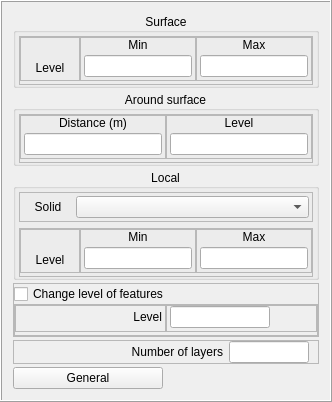
             <widget class="QFrame" name="frame_MeshSurface">
              <property name="frameShape">
               <enum>QFrame::Box</enum>
              </property>
              <property name="frameShadow">
               <enum>QFrame::Raised</enum>
              </property>
              <layout class="QVBoxLayout" name="verticalLayout_58">
               <property name="spacing">
                <number>3</number>
               </property>
               <item>
                <widget class="QGroupBox" name="groupBox">
                 <property name="title">
                  <string>Surface</string>
                 </property>
                 <property name="alignment">
                  <set>Qt::AlignCenter</set>
                 </property>
                 <property name="flat">
                  <bool>false</bool>
                 </property>
                 <layout class="QVBoxLayout" name="verticalLayout_80">
                  <property name="leftMargin">
                   <number>3</number>
                  </property>
                  <property name="topMargin">
                   <number>3</number>
                  </property>
                  <property name="rightMargin">
                   <number>3</number>
                  </property>
                  <property name="bottomMargin">
                   <number>0</number>
                  </property>
                  <item>
                   <widget class="QFrame" name="frame_88">
                    <property name="frameShape">
                     <enum>QFrame::StyledPanel</enum>
                    </property>
                    <property name="frameShadow">
                     <enum>QFrame::Raised</enum>
                    </property>
                    <layout class="QHBoxLayout" name="horizontalLayout_25">
                     <property name="spacing">
                      <number>0</number>
                     </property>
                     <property name="leftMargin">
                      <number>0</number>
                     </property>
                     <property name="topMargin">
                      <number>0</number>
                     </property>
                     <property name="rightMargin">
                      <number>0</number>
                     </property>
                     <property name="bottomMargin">
                      <number>3</number>
                     </property>
                     <item>
                      <widget class="QFrame" name="frame_89">
                       <property name="minimumSize">
                        <size>
                         <width>60</width>
                         <height>0</height>
                        </size>
                       </property>
                       <property name="frameShape">
                        <enum>QFrame::StyledPanel</enum>
                       </property>
                       <property name="frameShadow">
                        <enum>QFrame::Raised</enum>
                       </property>
                       <layout class="QVBoxLayout" name="verticalLayout_77">
                        <property name="spacing">
                         <number>3</number>
                        </property>
                        <property name="leftMargin">
                         <number>3</number>
                        </property>
                        <property name="topMargin">
                         <number>0</number>
                        </property>
                        <property name="rightMargin">
                         <number>3</number>
                        </property>
                        <property name="bottomMargin">
                         <number>3</number>
                        </property>
                        <item>
                         <widget class="QLabel" name="label_57">
                          <property name="text">
                           <string/>
                          </property>
                         </widget>
                        </item>
                        <item>
                         <widget class="QLabel" name="label_43">
                          <property name="text">
                           <string>Level</string>
                          </property>
                          <property name="alignment">
                           <set>Qt::AlignCenter</set>
                          </property>
                         </widget>
                        </item>
                       </layout>
                      </widget>
                     </item>
                     <item>
                      <widget class="QFrame" name="frame_91">
                       <property name="frameShape">
                        <enum>QFrame::StyledPanel</enum>
                       </property>
                       <property name="frameShadow">
                        <enum>QFrame::Raised</enum>
                       </property>
                       <layout class="QVBoxLayout" name="verticalLayout_78">
                        <property name="spacing">
                         <number>3</number>
                        </property>
                        <property name="leftMargin">
                         <number>3</number>
                        </property>
                        <property name="topMargin">
                         <number>0</number>
                        </property>
                        <property name="rightMargin">
                         <number>3</number>
                        </property>
                        <property name="bottomMargin">
                         <number>3</number>
                        </property>
                        <item>
                         <widget class="QLabel" name="label_44">
                          <property name="text">
                           <string>Min</string>
                          </property>
                          <property name="alignment">
                           <set>Qt::AlignCenter</set>
                          </property>
                         </widget>
                        </item>
                        <item>
                         <widget class="QLineEdit" name="txt_Level_Min_Surface_Refine"/>
                        </item>
                       </layout>
                      </widget>
                     </item>
                     <item>
                      <widget class="QFrame" name="frame_92">
                       <property name="frameShape">
                        <enum>QFrame::StyledPanel</enum>
                       </property>
                       <property name="frameShadow">
                        <enum>QFrame::Raised</enum>
                       </property>
                       <layout class="QVBoxLayout" name="verticalLayout_79">
                        <property name="spacing">
                         <number>3</number>
                        </property>
                        <property name="leftMargin">
                         <number>3</number>
                        </property>
                        <property name="topMargin">
                         <number>0</number>
                        </property>
                        <property name="rightMargin">
                         <number>3</number>
                        </property>
                        <property name="bottomMargin">
                         <number>3</number>
                        </property>
                        <item>
                         <widget class="QLabel" name="label_45">
                          <property name="text">
                           <string>Max</string>
                          </property>
                          <property name="alignment">
                           <set>Qt::AlignCenter</set>
                          </property>
                         </widget>
                        </item>
                        <item>
                         <widget class="QLineEdit" name="txt_Level_Max_Surface_Refine"/>
                        </item>
                       </layout>
                      </widget>
                     </item>
                    </layout>
                   </widget>
                  </item>
                 </layout>
                </widget>
               </item>
               <item>
                <widget class="QGroupBox" name="groupBox_MeshSurfaceAround">
                 <property name="title">
                  <string>Around surface</string>
                 </property>
                 <property name="alignment">
                  <set>Qt::AlignCenter</set>
                 </property>
                 <property name="flat">
                  <bool>false</bool>
                 </property>
                 <layout class="QVBoxLayout" name="verticalLayout_81">
                  <property name="leftMargin">
                   <number>3</number>
                  </property>
                  <property name="topMargin">
                   <number>3</number>
                  </property>
                  <property name="rightMargin">
                   <number>3</number>
                  </property>
                  <property name="bottomMargin">
                   <number>0</number>
                  </property>
                  <item>
                   <widget class="QFrame" name="frame_93">
                    <property name="frameShape">
                     <enum>QFrame::StyledPanel</enum>
                    </property>
                    <property name="frameShadow">
                     <enum>QFrame::Raised</enum>
                    </property>
                    <layout class="QHBoxLayout" name="horizontalLayout_26">
                     <property name="spacing">
                      <number>0</number>
                     </property>
                     <property name="leftMargin">
                      <number>0</number>
                     </property>
                     <property name="topMargin">
                      <number>0</number>
                     </property>
                     <property name="rightMargin">
                      <number>0</number>
                     </property>
                     <property name="bottomMargin">
                      <number>3</number>
                     </property>
                     <item>
                      <widget class="QFrame" name="frame_95">
                       <property name="frameShape">
                        <enum>QFrame::StyledPanel</enum>
                       </property>
                       <property name="frameShadow">
                        <enum>QFrame::Raised</enum>
                       </property>
                       <layout class="QVBoxLayout" name="verticalLayout_83">
                        <property name="spacing">
                         <number>3</number>
                        </property>
                        <property name="leftMargin">
                         <number>3</number>
                        </property>
                        <property name="topMargin">
                         <number>0</number>
                        </property>
                        <property name="rightMargin">
                         <number>3</number>
                        </property>
                        <property name="bottomMargin">
                         <number>3</number>
                        </property>
                        <item>
                         <widget class="QLabel" name="label_47">
                          <property name="text">
                           <string>Distance (m)</string>
                          </property>
                          <property name="alignment">
                           <set>Qt::AlignCenter</set>
                          </property>
                         </widget>
                        </item>
                        <item>
                         <widget class="QLineEdit" name="txt_Distance_Surface"/>
                        </item>
                       </layout>
                      </widget>
                     </item>
                     <item>
                      <widget class="QFrame" name="frame_96">
                       <property name="frameShape">
                        <enum>QFrame::StyledPanel</enum>
                       </property>
                       <property name="frameShadow">
                        <enum>QFrame::Raised</enum>
                       </property>
                       <layout class="QVBoxLayout" name="verticalLayout_84">
                        <property name="spacing">
                         <number>3</number>
                        </property>
                        <property name="leftMargin">
                         <number>3</number>
                        </property>
                        <property name="topMargin">
                         <number>0</number>
                        </property>
                        <property name="rightMargin">
                         <number>3</number>
                        </property>
                        <property name="bottomMargin">
                         <number>3</number>
                        </property>
                        <item>
                         <widget class="QLabel" name="label_48">
                          <property name="text">
                           <string>Level</string>
                          </property>
                          <property name="alignment">
                           <set>Qt::AlignCenter</set>
                          </property>
                         </widget>
                        </item>
                        <item>
                         <widget class="QLineEdit" name="txt_Level_Surface"/>
                        </item>
                       </layout>
                      </widget>
                     </item>
                    </layout>
                   </widget>
                  </item>
                 </layout>
                </widget>
               </item>
               <item>
                <widget class="QGroupBox" name="groupBox_MeshSurfaceRegion">
                 <property name="title">
                  <string>Local</string>
                 </property>
                 <property name="alignment">
                  <set>Qt::AlignCenter</set>
                 </property>
                 <layout class="QVBoxLayout" name="verticalLayout_32">
                  <property name="leftMargin">
                   <number>3</number>
                  </property>
                  <property name="topMargin">
                   <number>3</number>
                  </property>
                  <property name="rightMargin">
                   <number>3</number>
                  </property>
                  <property name="bottomMargin">
                   <number>0</number>
                  </property>
                  <item>
                   <widget class="QFrame" name="frame_15">
                    <property name="frameShape">
                     <enum>QFrame::StyledPanel</enum>
                    </property>
                    <property name="frameShadow">
                     <enum>QFrame::Raised</enum>
                    </property>
                    <layout class="QHBoxLayout" name="horizontalLayout_19">
                     <property name="spacing">
                      <number>3</number>
                     </property>
                     <property name="margin">
                      <number>3</number>
                     </property>
                     <item>
                      <widget class="QLabel" name="label_7">
                       <property name="maximumSize">
                        <size>
                         <width>50</width>
                         <height>16777215</height>
                        </size>
                       </property>
                       <property name="text">
                        <string>Solid</string>
                       </property>
                       <property name="alignment">
                        <set>Qt::AlignCenter</set>
                       </property>
                      </widget>
                     </item>
                     <item>
                      <widget class="QComboBox" name="cb_Regions"/>
                     </item>
                    </layout>
                   </widget>
                  </item>
                  <item>
                   <widget class="QFrame" name="frame_90">
                    <property name="frameShape">
                     <enum>QFrame::StyledPanel</enum>
                    </property>
                    <property name="frameShadow">
                     <enum>QFrame::Raised</enum>
                    </property>
                    <layout class="QHBoxLayout" name="horizontalLayout_30">
                     <property name="spacing">
                      <number>0</number>
                     </property>
                     <property name="leftMargin">
                      <number>0</number>
                     </property>
                     <property name="topMargin">
                      <number>0</number>
                     </property>
                     <property name="rightMargin">
                      <number>0</number>
                     </property>
                     <property name="bottomMargin">
                      <number>3</number>
                     </property>
                     <item>
                      <widget class="QFrame" name="frame_97">
                       <property name="minimumSize">
                        <size>
                         <width>60</width>
                         <height>0</height>
                        </size>
                       </property>
                       <property name="frameShape">
                        <enum>QFrame::StyledPanel</enum>
                       </property>
                       <property name="frameShadow">
                        <enum>QFrame::Raised</enum>
                       </property>
                       <layout class="QVBoxLayout" name="verticalLayout_82">
                        <property name="spacing">
                         <number>3</number>
                        </property>
                        <property name="leftMargin">
                         <number>3</number>
                        </property>
                        <property name="topMargin">
                         <number>0</number>
                        </property>
                        <property name="rightMargin">
                         <number>3</number>
                        </property>
                        <property name="bottomMargin">
                         <number>3</number>
                        </property>
                        <item>
                         <widget class="QLabel" name="label_56">
                          <property name="text">
                           <string/>
                          </property>
                         </widget>
                        </item>
                        <item>
                         <widget class="QLabel" name="label_52">
                          <property name="text">
                           <string>Level</string>
                          </property>
                          <property name="alignment">
                           <set>Qt::AlignCenter</set>
                          </property>
                         </widget>
                        </item>
                       </layout>
                      </widget>
                     </item>
                     <item>
                      <widget class="QFrame" name="frame_98">
                       <property name="frameShape">
                        <enum>QFrame::StyledPanel</enum>
                       </property>
                       <property name="frameShadow">
                        <enum>QFrame::Raised</enum>
                       </property>
                       <layout class="QVBoxLayout" name="verticalLayout_85">
                        <property name="spacing">
                         <number>3</number>
                        </property>
                        <property name="leftMargin">
                         <number>3</number>
                        </property>
                        <property name="topMargin">
                         <number>0</number>
                        </property>
                        <property name="rightMargin">
                         <number>3</number>
                        </property>
                        <property name="bottomMargin">
                         <number>3</number>
                        </property>
                        <item>
                         <widget class="QLabel" name="label_53">
                          <property name="text">
                           <string>Min</string>
                          </property>
                          <property name="alignment">
                           <set>Qt::AlignCenter</set>
                          </property>
                         </widget>
                        </item>
                        <item>
                         <widget class="QLineEdit" name="txt_Level_Min_Surface_Refine_STL"/>
                        </item>
                       </layout>
                      </widget>
                     </item>
                     <item>
                      <widget class="QFrame" name="frame_99">
                       <property name="frameShape">
                        <enum>QFrame::StyledPanel</enum>
                       </property>
                       <property name="frameShadow">
                        <enum>QFrame::Raised</enum>
                       </property>
                       <layout class="QVBoxLayout" name="verticalLayout_86">
                        <property name="spacing">
                         <number>3</number>
                        </property>
                        <property name="leftMargin">
                         <number>3</number>
                        </property>
                        <property name="topMargin">
                         <number>0</number>
                        </property>
                        <property name="rightMargin">
                         <number>3</number>
                        </property>
                        <property name="bottomMargin">
                         <number>3</number>
                        </property>
                        <item>
                         <widget class="QLabel" name="label_54">
                          <property name="text">
                           <string>Max</string>
                          </property>
                          <property name="alignment">
                           <set>Qt::AlignCenter</set>
                          </property>
                         </widget>
                        </item>
                        <item>
                         <widget class="QLineEdit" name="txt_Level_Max_Surface_Refine_STL"/>
                        </item>
                       </layout>
                      </widget>
                     </item>
                    </layout>
                   </widget>
                  </item>
                 </layout>
                </widget>
               </item>
               <item>
                <widget class="QFrame" name="frame_MeshSurfaceFeaturesCB">
                 <property name="frameShape">
                  <enum>QFrame::StyledPanel</enum>
                 </property>
                 <property name="frameShadow">
                  <enum>QFrame::Raised</enum>
                 </property>
                 <layout class="QVBoxLayout" name="verticalLayout_87">
                  <property name="spacing">
                   <number>0</number>
                  </property>
                  <property name="margin">
                   <number>0</number>
                  </property>
                  <item>
                   <widget class="QCheckBox" name="ckb_MeshSurfaceFeatures">
                    <property name="text">
                     <string>Change level of features</string>
                    </property>
                   </widget>
                  </item>
                  <item>
                   <widget class="QFrame" name="frame_MeshSurfaceFeatures">
                    <property name="frameShape">
                     <enum>QFrame::StyledPanel</enum>
                    </property>
                    <property name="frameShadow">
                     <enum>QFrame::Raised</enum>
                    </property>
                    <layout class="QHBoxLayout" name="horizontalLayout_31">
                     <property name="spacing">
                      <number>0</number>
                     </property>
                     <property name="leftMargin">
                      <number>0</number>
                     </property>
                     <property name="topMargin">
                      <number>0</number>
                     </property>
                     <property name="rightMargin">
                      <number>0</number>
                     </property>
                     <property name="bottomMargin">
                      <number>3</number>
                     </property>
                     <item>
                      <widget class="QFrame" name="frame_101">
                       <property name="minimumSize">
                        <size>
                         <width>60</width>
                         <height>0</height>
                        </size>
                       </property>
                       <property name="frameShape">
                        <enum>QFrame::StyledPanel</enum>
                       </property>
                       <property name="frameShadow">
                        <enum>QFrame::Raised</enum>
                       </property>
                       <layout class="QVBoxLayout" name="verticalLayout_88">
                        <property name="spacing">
                         <number>3</number>
                        </property>
                        <property name="leftMargin">
                         <number>3</number>
                        </property>
                        <property name="topMargin">
                         <number>0</number>
                        </property>
                        <property name="rightMargin">
                         <number>3</number>
                        </property>
                        <property name="bottomMargin">
                         <number>3</number>
                        </property>
                        <item>
                         <widget class="QLabel" name="label_59">
                          <property name="sizePolicy">
                           <sizepolicy hsizetype="Preferred" vsizetype="Expanding">
                            <horstretch>0</horstretch>
                            <verstretch>0</verstretch>
                           </sizepolicy>
                          </property>
                          <property name="text">
                           <string>Level</string>
                          </property>
                          <property name="alignment">
                           <set>Qt::AlignRight|Qt::AlignTrailing|Qt::AlignVCenter</set>
                          </property>
                         </widget>
                        </item>
                       </layout>
                      </widget>
                     </item>
                     <item>
                      <widget class="QFrame" name="frame_103">
                       <property name="frameShape">
                        <enum>QFrame::StyledPanel</enum>
                       </property>
                       <property name="frameShadow">
                        <enum>QFrame::Raised</enum>
                       </property>
                       <layout class="QVBoxLayout" name="verticalLayout_90">
                        <property name="spacing">
                         <number>3</number>
                        </property>
                        <property name="leftMargin">
                         <number>3</number>
                        </property>
                        <property name="topMargin">
                         <number>0</number>
                        </property>
                        <property name="rightMargin">
                         <number>3</number>
                        </property>
                        <property name="bottomMargin">
                         <number>3</number>
                        </property>
                        <item>
                         <widget class="QLineEdit" name="txt_Level_Max_Surface_Refine_STL_2">
                          <property name="sizePolicy">
                           <sizepolicy hsizetype="Preferred" vsizetype="Fixed">
                            <horstretch>0</horstretch>
                            <verstretch>0</verstretch>
                           </sizepolicy>
                          </property>
                          <property name="maximumSize">
                           <size>
                            <width>100</width>
                            <height>16777215</height>
                           </size>
                          </property>
                         </widget>
                        </item>
                       </layout>
                      </widget>
                     </item>
                    </layout>
                   </widget>
                  </item>
                 </layout>
                </widget>
               </item>
               <item>
                <widget class="QFrame" name="frame_94">
                 <property name="frameShape">
                  <enum>QFrame::StyledPanel</enum>
                 </property>
                 <property name="frameShadow">
                  <enum>QFrame::Raised</enum>
                 </property>
                 <layout class="QHBoxLayout" name="horizontalLayout_27">
                  <property name="spacing">
                   <number>6</number>
                  </property>
                  <property name="leftMargin">
                   <number>0</number>
                  </property>
                  <property name="topMargin">
                   <number>0</number>
                  </property>
                  <property name="rightMargin">
                   <number>9</number>
                  </property>
                  <property name="bottomMargin">
                   <number>0</number>
                  </property>
                  <item>
                   <widget class="QLabel" name="label_46">
                    <property name="sizePolicy">
                     <sizepolicy hsizetype="Expanding" vsizetype="Preferred">
                      <horstretch>0</horstretch>
                      <verstretch>0</verstretch>
                     </sizepolicy>
                    </property>
                    <property name="text">
                     <string>Number of layers</string>
                    </property>
                    <property name="alignment">
                     <set>Qt::AlignRight|Qt::AlignTrailing|Qt::AlignVCenter</set>
                    </property>
                   </widget>
                  </item>
                  <item>
                   <widget class="QLineEdit" name="txt_Number_Layer_Surface_MeshRefine">
                    <property name="maximumSize">
                     <size>
                      <width>80</width>
                      <height>16777215</height>
                     </size>
                    </property>
                   </widget>
                  </item>
                 </layout>
                </widget>
               </item>
               <item>
                <widget class="QPushButton" name="btn_MeshSurfaceGeneral">
                 <property name="maximumSize">
                  <size>
                   <width>150</width>
                   <height>16777215</height>
                  </size>
                 </property>
                 <property name="text">
                  <string>General</string>
                 </property>
                </widget>
               </item>
              </layout>
             </widget>
